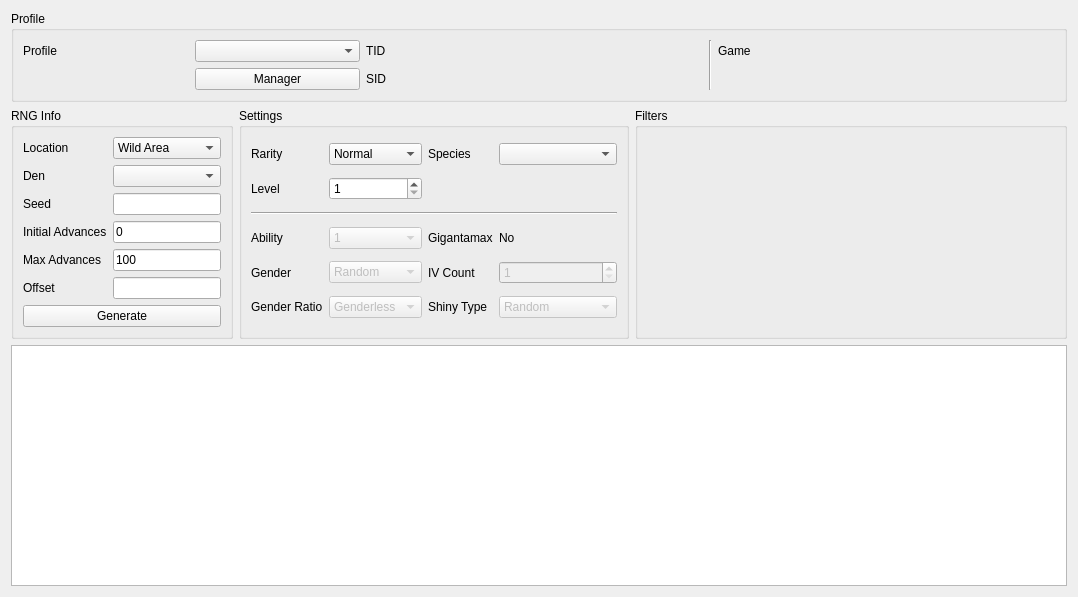
<?xml version="1.0" encoding="UTF-8"?>
<ui version="4.0">
 <class>Raids</class>
 <widget class="QWidget" name="Raids">
  <property name="geometry">
   <rect>
    <x>0</x>
    <y>0</y>
    <width>1078</width>
    <height>597</height>
   </rect>
  </property>
  <property name="windowTitle">
   <string>Gen 8 Raids</string>
  </property>
  <layout class="QGridLayout" name="gridLayout_2">
   <item row="0" column="0" colspan="3">
    <widget class="QGroupBox" name="groupBoxProfile">
     <property name="title">
      <string>Profile</string>
     </property>
     <layout class="QGridLayout" name="gridLayout_5">
      <item row="0" column="0">
       <widget class="QLabel" name="labelProfile">
        <property name="text">
         <string>Profile</string>
        </property>
       </widget>
      </item>
      <item row="0" column="1">
       <widget class="QComboBox" name="comboBoxProfiles"/>
      </item>
      <item row="1" column="1">
       <widget class="QPushButton" name="pushButtonProfileManager">
        <property name="text">
         <string>Manager</string>
        </property>
       </widget>
      </item>
      <item row="0" column="2">
       <widget class="QLabel" name="labelProfileTID">
        <property name="text">
         <string>TID</string>
        </property>
       </widget>
      </item>
      <item row="0" column="3">
       <widget class="QLabel" name="labelProfileTIDValue"/>
      </item>
      <item row="1" column="2">
       <widget class="QLabel" name="labelProfileSID">
        <property name="text">
         <string>SID</string>
        </property>
       </widget>
      </item>
      <item row="1" column="3">
       <widget class="QLabel" name="labelProfileSIDValue"/>
      </item>
      <item row="0" column="4" rowspan="2">
       <widget class="Line" name="line">
        <property name="orientation">
         <enum>Qt::Orientation::Vertical</enum>
        </property>
       </widget>
      </item>
      <item row="0" column="5">
       <widget class="QLabel" name="labelProfileGame">
        <property name="text">
         <string>Game</string>
        </property>
       </widget>
      </item>
      <item row="0" column="6">
       <widget class="QLabel" name="labelProfileGameValue"/>
      </item>
     </layout>
    </widget>
   </item>
   <item row="1" column="0">
    <widget class="QGroupBox" name="groupBoxRaidsRNGInfo">
     <property name="title">
      <string>RNG Info</string>
     </property>
     <layout class="QGridLayout" name="gridLayout_3">
      <item row="0" column="0">
       <widget class="QLabel" name="labelLocation">
        <property name="text">
         <string>Location</string>
        </property>
       </widget>
      </item>
      <item row="0" column="1">
       <widget class="QComboBox" name="comboBoxLocation">
        <item>
         <property name="text">
          <string>Wild Area</string>
         </property>
        </item>
        <item>
         <property name="text">
          <string>Isle of Armor</string>
         </property>
        </item>
        <item>
         <property name="text">
          <string>Crown Tundra</string>
         </property>
        </item>
        <item>
         <property name="text">
          <string>Event</string>
         </property>
        </item>
       </widget>
      </item>
      <item row="1" column="0">
       <widget class="QLabel" name="labelDen">
        <property name="text">
         <string>Den</string>
        </property>
       </widget>
      </item>
      <item row="1" column="1">
       <widget class="ComboBox" name="comboBoxDen"/>
      </item>
      <item row="2" column="0">
       <widget class="QLabel" name="labelSeed">
        <property name="text">
         <string>Seed</string>
        </property>
       </widget>
      </item>
      <item row="2" column="1">
       <widget class="TextBox" name="textBoxSeed"/>
      </item>
      <item row="3" column="0">
       <widget class="QLabel" name="labelInitialAdvances">
        <property name="text">
         <string>Initial Advances</string>
        </property>
       </widget>
      </item>
      <item row="3" column="1">
       <widget class="TextBox" name="textBoxInitialAdvances">
        <property name="text">
         <string notr="true">0</string>
        </property>
       </widget>
      </item>
      <item row="4" column="0">
       <widget class="QLabel" name="labelMaxAdvances">
        <property name="text">
         <string>Max Advances</string>
        </property>
       </widget>
      </item>
      <item row="4" column="1">
       <widget class="TextBox" name="textBoxMaxAdvances">
        <property name="text">
         <string notr="true">100</string>
        </property>
       </widget>
      </item>
      <item row="5" column="0">
       <widget class="QLabel" name="labelOffset">
        <property name="text">
         <string>Offset</string>
        </property>
       </widget>
      </item>
      <item row="5" column="1">
       <widget class="TextBox" name="textBoxOffset"/>
      </item>
      <item row="6" column="0" colspan="2">
       <widget class="QPushButton" name="pushButtonGenerate">
        <property name="text">
         <string>Generate</string>
        </property>
       </widget>
      </item>
     </layout>
    </widget>
   </item>
   <item row="1" column="1">
    <widget class="QGroupBox" name="groupBoxRaidsSettings">
     <property name="title">
      <string>Settings</string>
     </property>
     <layout class="QGridLayout" name="gridLayout">
      <item row="0" column="0">
       <widget class="QLabel" name="labelRarity">
        <property name="text">
         <string>Rarity</string>
        </property>
       </widget>
      </item>
      <item row="0" column="1">
       <widget class="QComboBox" name="comboBoxRarity">
        <item>
         <property name="text">
          <string>Normal</string>
         </property>
        </item>
        <item>
         <property name="text">
          <string>Rare</string>
         </property>
        </item>
       </widget>
      </item>
      <item row="0" column="2">
       <widget class="QLabel" name="labelSpecies">
        <property name="text">
         <string>Species</string>
        </property>
       </widget>
      </item>
      <item row="0" column="3">
       <widget class="QComboBox" name="comboBoxSpecies"/>
      </item>
      <item row="1" column="0">
       <widget class="QLabel" name="labelLevel">
        <property name="text">
         <string>Level</string>
        </property>
       </widget>
      </item>
      <item row="1" column="1">
       <widget class="QSpinBox" name="spinBoxLevel">
        <property name="minimum">
         <number>1</number>
        </property>
        <property name="maximum">
         <number>100</number>
        </property>
       </widget>
      </item>
      <item row="2" column="0" colspan="4">
       <widget class="Line" name="line_2">
        <property name="orientation">
         <enum>Qt::Orientation::Horizontal</enum>
        </property>
       </widget>
      </item>
      <item row="3" column="0">
       <widget class="QLabel" name="labelAbilityType">
        <property name="text">
         <string>Ability</string>
        </property>
       </widget>
      </item>
      <item row="3" column="1">
       <widget class="ComboBox" name="comboBoxAbilityType">
        <property name="enabled">
         <bool>false</bool>
        </property>
        <item>
         <property name="text">
          <string notr="true">1</string>
         </property>
        </item>
        <item>
         <property name="text">
          <string notr="true">2</string>
         </property>
        </item>
        <item>
         <property name="text">
          <string notr="true">H</string>
         </property>
        </item>
        <item>
         <property name="text">
          <string notr="true">1/2</string>
         </property>
        </item>
        <item>
         <property name="text">
          <string notr="true">1/2/H</string>
         </property>
        </item>
       </widget>
      </item>
      <item row="4" column="0">
       <widget class="QLabel" name="labelGenderType">
        <property name="text">
         <string>Gender</string>
        </property>
       </widget>
      </item>
      <item row="4" column="1">
       <widget class="QComboBox" name="comboBoxGenderType">
        <property name="enabled">
         <bool>false</bool>
        </property>
        <item>
         <property name="text">
          <string>Random</string>
         </property>
        </item>
        <item>
         <property name="text">
          <string notr="true">♂</string>
         </property>
        </item>
        <item>
         <property name="text">
          <string notr="true">♀</string>
         </property>
        </item>
        <item>
         <property name="text">
          <string>Genderless</string>
         </property>
        </item>
       </widget>
      </item>
      <item row="5" column="0">
       <widget class="QLabel" name="labelGenderRatio">
        <property name="text">
         <string>Gender Ratio</string>
        </property>
       </widget>
      </item>
      <item row="5" column="1">
       <widget class="ComboBox" name="comboBoxGenderRatio">
        <property name="enabled">
         <bool>false</bool>
        </property>
        <item>
         <property name="text">
          <string>Genderless</string>
         </property>
        </item>
        <item>
         <property name="text">
          <string>Only ♂</string>
         </property>
        </item>
        <item>
         <property name="text">
          <string>Only ♀</string>
         </property>
        </item>
        <item>
         <property name="text">
          <string notr="true">12.5% ♀</string>
         </property>
        </item>
        <item>
         <property name="text">
          <string notr="true">25% ♀</string>
         </property>
        </item>
        <item>
         <property name="text">
          <string notr="true">50% ♀</string>
         </property>
        </item>
        <item>
         <property name="text">
          <string notr="true">75% ♀</string>
         </property>
        </item>
       </widget>
      </item>
      <item row="3" column="2">
       <widget class="QLabel" name="labelGigantamax">
        <property name="text">
         <string>Gigantamax</string>
        </property>
       </widget>
      </item>
      <item row="3" column="3">
       <widget class="QLabel" name="labelGigantamaxValue">
        <property name="text">
         <string>No</string>
        </property>
       </widget>
      </item>
      <item row="4" column="2">
       <widget class="QLabel" name="labelIVCount">
        <property name="text">
         <string>IV Count</string>
        </property>
       </widget>
      </item>
      <item row="4" column="3">
       <widget class="QSpinBox" name="spinBoxIVCount">
        <property name="enabled">
         <bool>false</bool>
        </property>
        <property name="minimum">
         <number>1</number>
        </property>
        <property name="maximum">
         <number>6</number>
        </property>
       </widget>
      </item>
      <item row="5" column="2">
       <widget class="QLabel" name="labelShinyType">
        <property name="text">
         <string>Shiny Type</string>
        </property>
       </widget>
      </item>
      <item row="5" column="3">
       <widget class="ComboBox" name="comboBoxShinyType">
        <property name="enabled">
         <bool>false</bool>
        </property>
        <item>
         <property name="text">
          <string>Random</string>
         </property>
        </item>
        <item>
         <property name="text">
          <string>Force non-shiny</string>
         </property>
        </item>
        <item>
         <property name="text">
          <string>Force shiny</string>
         </property>
        </item>
       </widget>
      </item>
     </layout>
    </widget>
   </item>
   <item row="1" column="2">
    <widget class="QGroupBox" name="groupBoxRaidsFilters">
     <property name="sizePolicy">
      <sizepolicy hsizetype="Preferred" vsizetype="Preferred">
       <horstretch>1</horstretch>
       <verstretch>0</verstretch>
      </sizepolicy>
     </property>
     <property name="title">
      <string>Filters</string>
     </property>
     <layout class="QGridLayout" name="gridLayout_19">
      <item row="0" column="0" rowspan="2">
       <widget class="Filter" name="filter" native="true"/>
      </item>
     </layout>
    </widget>
   </item>
   <item row="2" column="0" colspan="3">
    <widget class="TableView" name="tableView"/>
   </item>
  </layout>
 </widget>
 <customwidgets>
  <customwidget>
   <class>TextBox</class>
   <extends>QLineEdit</extends>
   <header>Form/Controls/TextBox.hpp</header>
  </customwidget>
  <customwidget>
   <class>ComboBox</class>
   <extends>QComboBox</extends>
   <header>Form/Controls/ComboBox.hpp</header>
  </customwidget>
  <customwidget>
   <class>TableView</class>
   <extends>QTableView</extends>
   <header>Form/Controls/TableView.hpp</header>
  </customwidget>
  <customwidget>
   <class>Filter</class>
   <extends>QWidget</extends>
   <header>Form/Controls/Filter.hpp</header>
   <container>1</container>
  </customwidget>
 </customwidgets>
 <tabstops>
  <tabstop>comboBoxProfiles</tabstop>
  <tabstop>pushButtonProfileManager</tabstop>
  <tabstop>comboBoxLocation</tabstop>
  <tabstop>comboBoxDen</tabstop>
  <tabstop>textBoxSeed</tabstop>
  <tabstop>textBoxInitialAdvances</tabstop>
  <tabstop>textBoxMaxAdvances</tabstop>
  <tabstop>textBoxOffset</tabstop>
  <tabstop>pushButtonGenerate</tabstop>
  <tabstop>comboBoxRarity</tabstop>
  <tabstop>comboBoxSpecies</tabstop>
  <tabstop>spinBoxLevel</tabstop>
  <tabstop>comboBoxAbilityType</tabstop>
  <tabstop>comboBoxGenderType</tabstop>
  <tabstop>comboBoxGenderRatio</tabstop>
  <tabstop>spinBoxIVCount</tabstop>
  <tabstop>comboBoxShinyType</tabstop>
  <tabstop>tableView</tabstop>
 </tabstops>
 <resources/>
 <connections/>
</ui>
